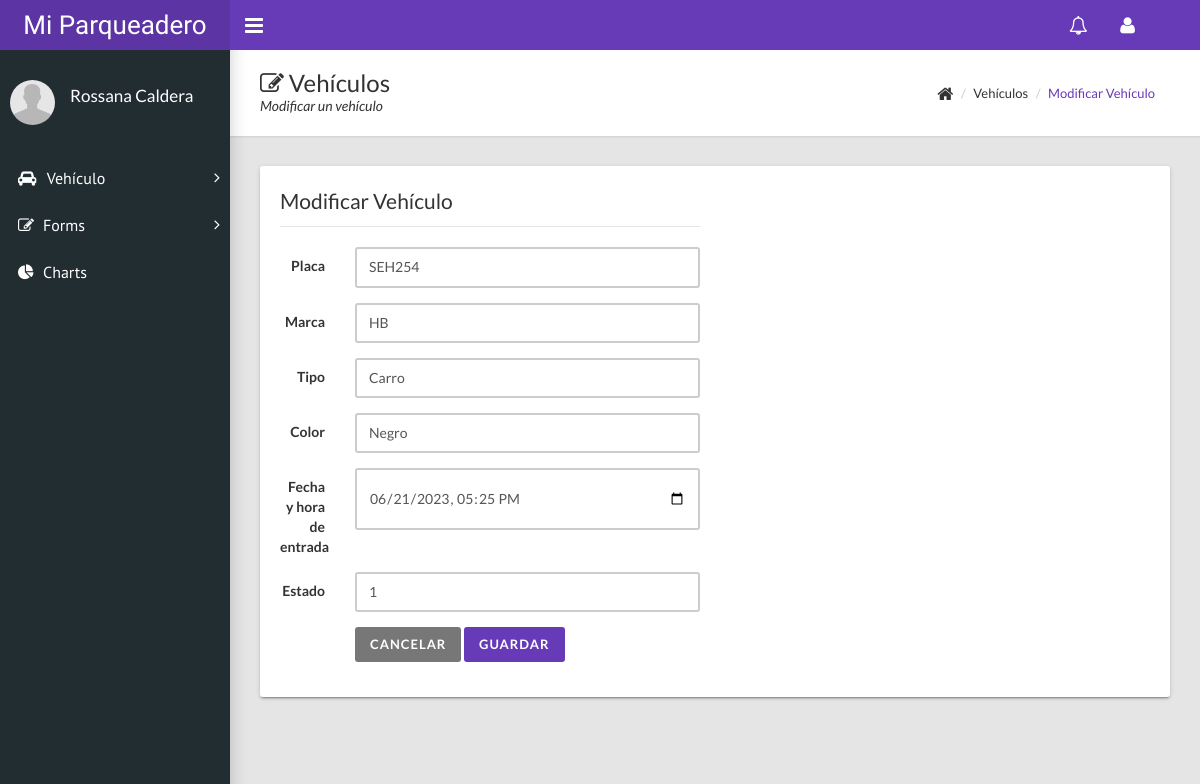
Page /?c=vehiculo&a=FormCrear&id=4 (signed in) on the committed database.
### tables this page shows
CREATE TABLE `vehiculos` (
  `ve_id` int(11) NOT NULL,
  `ve_placa` varchar(10) NOT NULL,
  `ve_tipo` varchar(20) NOT NULL,
  `ve_marca` varchar(50) NOT NULL,
  `ve_entrada` datetime NOT NULL,
  `ve_salida` datetime DEFAULT NULL,
  `ve_color` varchar(50) NOT NULL,
  `ve_estado` int(2) NOT NULL
);

### controladores/vehiculo.controlador.php (called while the page is built, shortened)
<?php
require_once "modelos/vehiculo.php";
Class VehiculoControlador{
    private $modelo;
    public function __construct(){
        $this->modelo = new Vehiculo;
    }
    public function FormCrear(){
        $titulo = "Registrar";
        $v= new Vehiculo;
        if(isset($_GET['id'])){
            $v=  $this->modelo->Obtener($_GET['id']);
            $titulo = "Modificar";
        }
        require_once "vistas/encabezado.php";
        require_once "vistas/pie.php";
        require_once "vistas/vehiculos/form.php";
    }
}

### modelos/basededatos.php (called while the page is built, shortened)
<?php
class BasedeDatos{
    public static function Conectar(){
        try{
            $conexion = new PDO("mysql:host=".self::servidor.";dbname=".
            self::nombrebd.";charset=utf8", self::usuariobd, self::clave);
            $conexion->setAttribute(PDO::ATTR_ERRMODE,PDO::ERRMODE_EXCEPTION);
            return $conexion;
        }catch(PDOException $e){
            return "Fallo".$e->getMessage();
        }
    }
}

### modelos/vehiculo.php (called while the page is built, shortened)
<?php
class Vehiculo{
    private $pdo;
    private $ve_placa;
    private $ve_tipo;
    private $ve_marca;
    private $ve_color;
    private $ve_entrada;
    private $ve_estado;
    public function __CONSTRUCT(){
        $this->pdo = BasedeDatos::Conectar();
    }
    public function getVe_placa() : ?string{
        return $this->ve_placa;
    }
    public function setVe_placa(string $placa){
        $this->ve_placa=$placa;
    }
    public function getVe_tipo() : ?string{
        return $this->ve_tipo;
    }
    public function setVe_tipo(string $tipo){
        $this->ve_tipo=$tipo;
    }
    public function getVe_marca() : ?string{
        return $this->ve_marca;
    }
    public function setVe_marca(string $marca){
        $this->ve_marca=$marca;
    }
    public function getVe_color() : ?string{
        return $this->ve_color;
    }
    public function setVe_color(string $color){
        $this->ve_color=$color;
    }
    public function getVe_entrada() : ?string{
        return $this->ve_entrada;
    }
    public function setVe_entrada(string $entrada){
        $this->ve_entrada=$entrada;
    }
    public function getVe_estado() : ?int{
        return $this->ve_estado;
    }
    public function setVe_estado(int $estado){
        $this->ve_estado=$estado;
    }
    public function Obtener($id){
        try{
            $consulta=$this->pdo->prepare("SELECT * FROM
            vehiculos WHERE ve_id=?;");
            $consulta->execute(array($id));
            $r = $consulta->fetch(PDO::FETCH_OBJ);
            if ($r) {
                $v = new Vehiculo();
                $v->setVe_id($r->ve_id);
                $v->setVe_placa($r->ve_placa);
                $v->setVe_tipo($r->ve_tipo);
                $v->setVe_marca($r->ve_marca);
                $v->setVe_color($r->ve_color);
                $v->setVe_entrada($r->ve_entrada);
                $v->setVe_estado($r->ve_estado);
                return $v;
            } else {
                return null;
            }
        }catch(Exception $e){
            die($e->getMessage());
        }
    }
}

### vistas/vehiculos/form.php (the view, shortened to what this page needs)
<div class="content-wrapper">
    <div class="page-title">
        <div>
            <h1><i class="fa fa-edit"></i> Vehículos</h1>
            <p><?=$titulo?> un vehículo</p>
        </div>
        <div>
            <ul class="breadcrumb">
                <li><i class="fa fa-home fa-lg"></i></li>
                <li>Vehículos</li>
                <li><a href="#"><?=$titulo?> Vehículo</a></li>
            </ul>
        </div>
    </div>
    <div class="row">
        <div class="col-md-12">
            <div class="card">
                <div class="row">
                    <div class="col-lg-6">
                        <div class="well bs-component">
                            <form class="form-horizontal" method="POST" action="?c=vehiculo&a=Guardar">
                                <fieldset>
                                    <legend><?=$titulo?> Vehículo</legend>
                                    <div class="form-group">
                                        <label class="col-lg-2 control-label" for="ve_placa">Placa</label>
                                        <div class="col-lg-10">
                                            <input required class="form-control" name="ve_placa" type="text" placeholder="Placa del vehiculo" pattern="[A-Za-z0-9]+" value="<?=$v->getVe_placa()?>">
                                        </div>
                                    </div>
                                    <div class="form-group">
                                        <label class="col-lg-2 control-label" for="ve_marca">Marca</label>
                                        <div class="col-lg-10">
                                            <input required class="form-control" name="ve_marca" type="text" placeholder="Marca del vehiculo" value="<?=$v->getVe_marca()?>">
                                        </div>
                                    </div>
                                    <div class="form-group">
                                        <label class="col-lg-2 control-label" for="ve_tipo">Tipo</label>
                                        <div class="col-lg-10">
                                            <input required class="form-control" name="ve_tipo" type="text" placeholder="Tipo de vehiculo" value="<?=$v->getVe_tipo()?>">
                                        </div>
                                    </div>
                                    <div class="form-group">
                                        <label class="col-lg-2 control-label" for="ve_color">Color</label>
                                        <div class="col-lg-10">
                                            <input required class="form-control" name="ve_color" type="text" placeholder="Color del vehiculo" value="<?=$v->getVe_color()?>">
                                        </div>
                                    </div>
                                    <div class="form-group">
                                        <label class="col-lg-2 control-label" for="ve_entrada">Fecha y hora de entrada</label>
                                        <div class="col-lg-10">
                                            <input required class="form-control" name="ve_entrada" type="datetime-local" placeholder="Tiempo" value="<?=$v->getVe_entrada()?>">
                                        </div>
                                    </div>
                                    <div class="form-group">
                                        <label class="col-lg-2 control-label" for="ve_estado">Estado</label>
                                        <div class="col-lg-10">
                                            <input required class="form-control" name="ve_estado" type="int" placeholder="1=ingresa 0=salida" value="<?=$v->getVe_estado()?>">
                                        </div>
                                    </div>
                                    <div class="form-group">
                                        <div class="col-lg-10 col-lg-offset-2">
                                            <button class="btn btn-default" type="reset">Cancelar</button>
                                            <button class="btn btn-primary" type="submit">Guardar</button>
                                        </div>
                                    </div>
                                </fieldset>
                            </form>
                        </div>
                    </div>
                </div>
            </div>
        </div>
    </div>
</div>

### rows in the picture
vehiculos: ve_placa "SEH254", ve_marca "HB", ve_tipo "Carro", ve_color "Negro", ve_entrada "06/21/2023 17:25", ve_estado "1"

### other values in the picture
$_SESSION["nombre"] "Rossana Caldera"
$titulo "Modificar"
